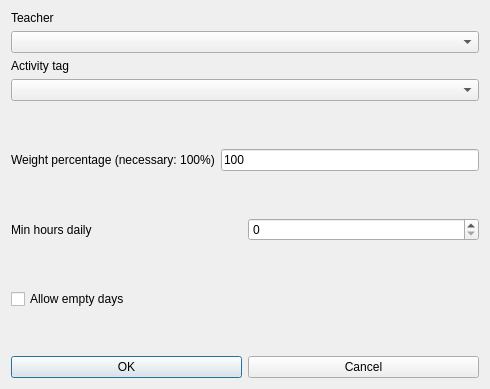
<?xml version="1.0" encoding="UTF-8"?>
<ui version="4.0">
 <class>ModifyConstraintTeacherActivityTagMinHoursDailyForm_template</class>
 <widget class="QDialog" name="ModifyConstraintTeacherActivityTagMinHoursDailyForm_template">
  <property name="geometry">
   <rect>
    <x>0</x>
    <y>0</y>
    <width>490</width>
    <height>389</height>
   </rect>
  </property>
  <property name="windowTitle">
   <string extracomment="This is the title of the dialog to modify a constraint of this type">Modify teacher activity tag min hours daily</string>
  </property>
  <layout class="QVBoxLayout" name="verticalLayout">
   <item>
    <layout class="QGridLayout">
     <item row="2" column="0">
      <widget class="QLabel" name="activityTagTextLabel">
       <property name="frameShape">
        <enum>QFrame::NoFrame</enum>
       </property>
       <property name="frameShadow">
        <enum>QFrame::Plain</enum>
       </property>
       <property name="text">
        <string>Activity tag</string>
       </property>
       <property name="wordWrap">
        <bool>false</bool>
       </property>
      </widget>
     </item>
     <item row="1" column="0">
      <widget class="QComboBox" name="teachersComboBox">
       <property name="editable">
        <bool>false</bool>
       </property>
       <property name="insertPolicy">
        <enum>QComboBox::NoInsert</enum>
       </property>
       <property name="duplicatesEnabled">
        <bool>false</bool>
       </property>
      </widget>
     </item>
     <item row="0" column="0">
      <widget class="QLabel" name="teacherTextLabel">
       <property name="frameShape">
        <enum>QFrame::NoFrame</enum>
       </property>
       <property name="frameShadow">
        <enum>QFrame::Plain</enum>
       </property>
       <property name="text">
        <string>Teacher</string>
       </property>
       <property name="wordWrap">
        <bool>false</bool>
       </property>
      </widget>
     </item>
     <item row="3" column="0">
      <widget class="QComboBox" name="activityTagsComboBox">
       <property name="editable">
        <bool>false</bool>
       </property>
       <property name="insertPolicy">
        <enum>QComboBox::NoInsert</enum>
       </property>
       <property name="duplicatesEnabled">
        <bool>false</bool>
       </property>
      </widget>
     </item>
    </layout>
   </item>
   <item>
    <spacer name="spacer7">
     <property name="orientation">
      <enum>Qt::Vertical</enum>
     </property>
     <property name="sizeType">
      <enum>QSizePolicy::Expanding</enum>
     </property>
     <property name="sizeHint" stdset="0">
      <size>
       <width>20</width>
       <height>21</height>
      </size>
     </property>
    </spacer>
   </item>
   <item>
    <layout class="QHBoxLayout" name="horizontalLayout_2">
     <item>
      <widget class="QLabel" name="weightTextLabel">
       <property name="frameShape">
        <enum>QFrame::NoFrame</enum>
       </property>
       <property name="frameShadow">
        <enum>QFrame::Plain</enum>
       </property>
       <property name="text">
        <string>Weight percentage (necessary: 100%)</string>
       </property>
       <property name="wordWrap">
        <bool>false</bool>
       </property>
      </widget>
     </item>
     <item>
      <widget class="QLineEdit" name="weightLineEdit">
       <property name="text">
        <string notr="true">100</string>
       </property>
      </widget>
     </item>
    </layout>
   </item>
   <item>
    <spacer name="verticalSpacer">
     <property name="orientation">
      <enum>Qt::Vertical</enum>
     </property>
     <property name="sizeHint" stdset="0">
      <size>
       <width>20</width>
       <height>28</height>
      </size>
     </property>
    </spacer>
   </item>
   <item>
    <layout class="QHBoxLayout" name="horizontalLayout">
     <item>
      <widget class="QLabel" name="minHoursTextLabel">
       <property name="frameShape">
        <enum>QFrame::NoFrame</enum>
       </property>
       <property name="frameShadow">
        <enum>QFrame::Plain</enum>
       </property>
       <property name="text">
        <string>Min hours daily</string>
       </property>
       <property name="wordWrap">
        <bool>false</bool>
       </property>
      </widget>
     </item>
     <item>
      <widget class="QSpinBox" name="minHoursSpinBox"/>
     </item>
    </layout>
   </item>
   <item>
    <spacer name="verticalSpacer_2">
     <property name="orientation">
      <enum>Qt::Vertical</enum>
     </property>
     <property name="sizeHint" stdset="0">
      <size>
       <width>20</width>
       <height>29</height>
      </size>
     </property>
    </spacer>
   </item>
   <item>
    <widget class="QCheckBox" name="allowEmptyDaysCheckBox">
     <property name="text">
      <string>Allow empty days</string>
     </property>
    </widget>
   </item>
   <item>
    <spacer name="verticalSpacer_3">
     <property name="orientation">
      <enum>Qt::Vertical</enum>
     </property>
     <property name="sizeHint" stdset="0">
      <size>
       <width>20</width>
       <height>4</height>
      </size>
     </property>
    </spacer>
   </item>
   <item>
    <layout class="QHBoxLayout">
     <item>
      <widget class="QPushButton" name="okPushButton">
       <property name="text">
        <string>OK</string>
       </property>
      </widget>
     </item>
     <item>
      <widget class="QPushButton" name="cancelPushButton">
       <property name="text">
        <string>Cancel</string>
       </property>
      </widget>
     </item>
    </layout>
   </item>
  </layout>
 </widget>
 <layoutdefault spacing="6" margin="11"/>
 <resources/>
 <connections/>
</ui>
